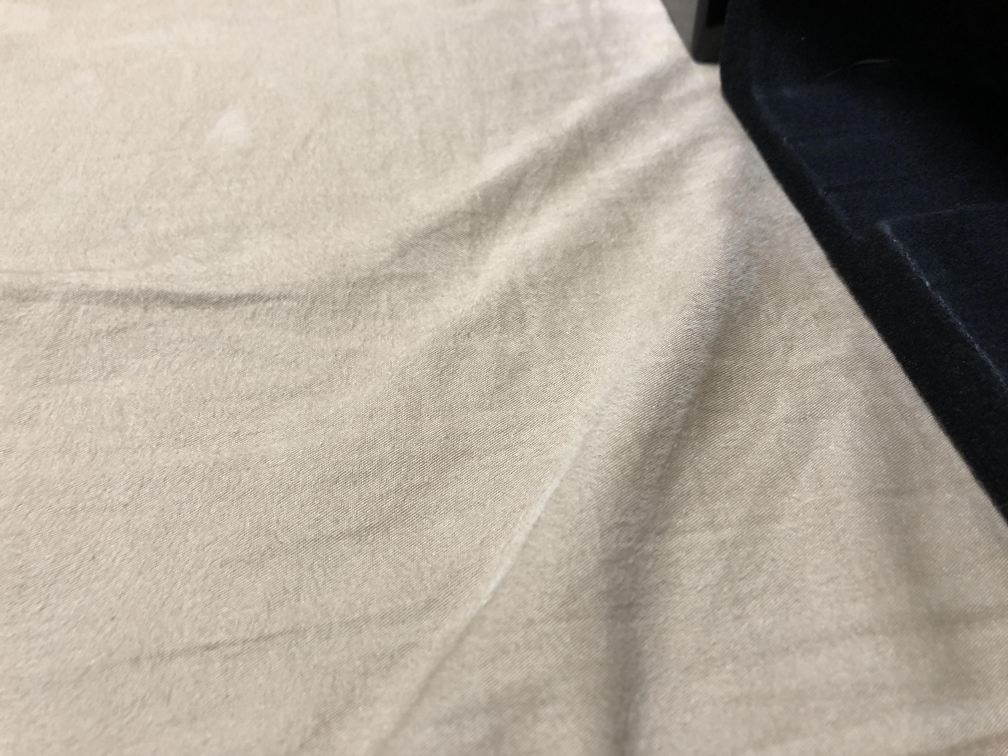
#> input picture Train/1_Left/IMG_0793.jpg, 4032 x 3024 px (shown at 1/4 size); its folder holds 4 pictures in this run
$ python camera_car_preprocess.py   (older library calls are emulated)
#> lines starting #> are read from the running program, lines starting #| are printed output that depends on the picture
#from picamera import PiCamera
from PIL import Image
import numpy as np
import glob
from sklearn import svm, metrics
from sklearn.model_selection import train_test_split
import pickle

ModelName = "model_20191102_9.pickle"#As you wish.

def main():
    Path = '/home/pi/ドキュメント/camera_car/Train/'
    Left_L = glob.glob(Path + '1_Left/*.jpg')
    Right_L = glob.glob(Path + '2_Right/*.jpg')
    Center_L = glob.glob(Path + '0_Center/*.jpg')
    Back_L = glob.glob(Path + '3_Back/*.jpg')
    X_L = Preprocess(Left_L)
    Y_L = np.ones(int(len(X_L)/784))
    X_R = Preprocess(Right_L)
    Y_R = np.full(int(len(X_R)/784),2)
    X_C = Preprocess(Center_L)
    Y_C = np.zeros(int(len(X_C)/784))
    X_B = Preprocess(Back_L)
    Y_B = np.full(int(len(X_B)/784),3)

    X = np.r_[X_L, X_R, X_C, X_B]#concatinate all preprocessed pics.全前処理写真結合
    X = X.reshape([int(len(X)/784),784])#make array.行列化
    y = np.r_[Y_L, Y_R, Y_C, Y_B]#teacher data addition.教師データ付加
    print(X.shape)
    print(y.shape)
    X_train, X_test, y_train, y_test = train_test_split(X, y, test_size=0.1, random_state=42)

    clf = svm.SVC(kernel='linear')
    clf.fit(X_train, y_train)
    pre = clf.predict(X_test)
    ac_score = metrics.accuracy_score(y_test, pre)
    print(ac_score)#print score.精度表示

    with open(ModelName, mode='wb') as fp:
        pickle.dump(clf, fp)#save model.モデル出力


def Preprocess(files):
    size = [28,28]
    array = np.empty([size[0]*size[1],0],int)
    print(array.shape)
    print(files)
    for i, file in enumerate(files):
        img = Image.open(file).convert('L')
        img = img.resize(size, Image.ANTIALIAS)
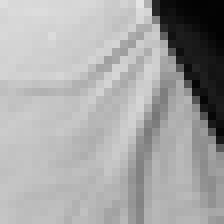
#> img: PIL image 28x28 L (shown 8 times larger); min 2, max 228, mean 165.9
        print(img.format, img.size, img.mode,img.getextrema())
#| None (28, 28) L (2, 228)
        img_arr = np.asarray(img)
        print("OD"+str(img_arr.ravel().shape))
#| OD(784,)
        array = np.append(array,img_arr.ravel())
#> array = 784 values, max 228 at index 17, min 2 at index 139, mean 165.9
        print(array.shape)
#| (784,)
#> pass 2 of the loop in Preprocess, `for i, file in enumerate(files):`:
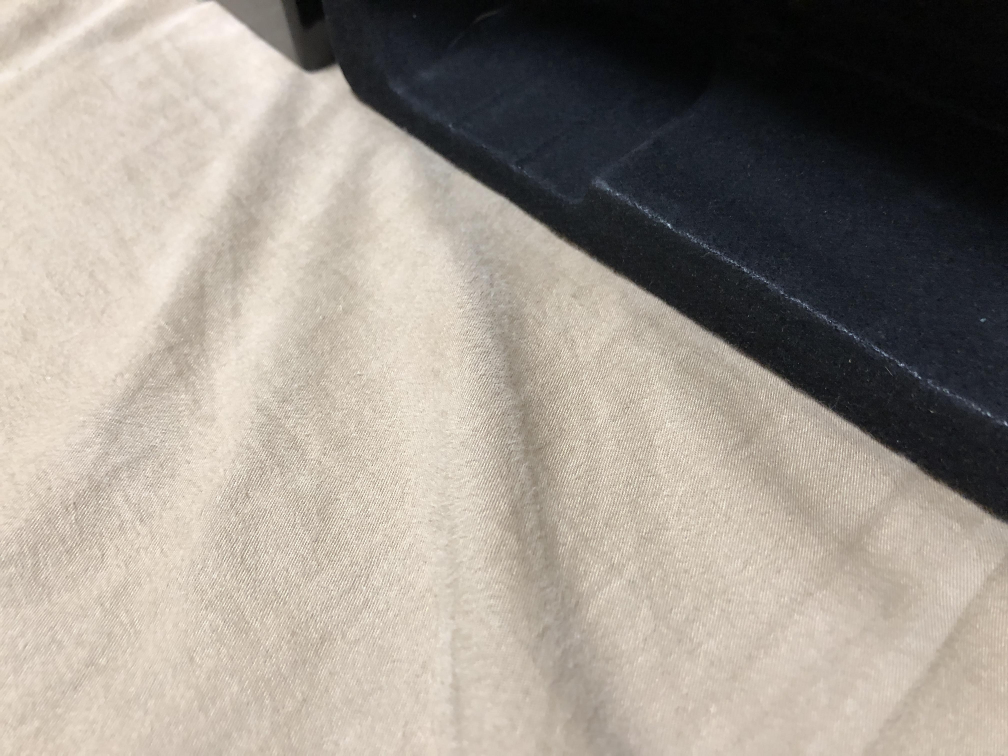
#> input picture Train/1_Left/IMG_0794.jpg, 4032 x 3024 px (shown at 1/4 size)
#> in Preprocess, `img = img.resize(size, Image.ANTIALIAS)`:
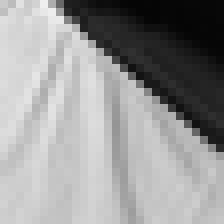
#> img: PIL image 28x28 L (shown 8 times larger); min 5, max 238, mean 150.8
#| None (28, 28) L (5, 238)
#| OD(784,)
#> array = 1568 values, max 238 at index 789, min 2 at index 139, mean 158.3
#| (1568,)
#> pass 3 of the loop in Preprocess, `for i, file in enumerate(files):`:
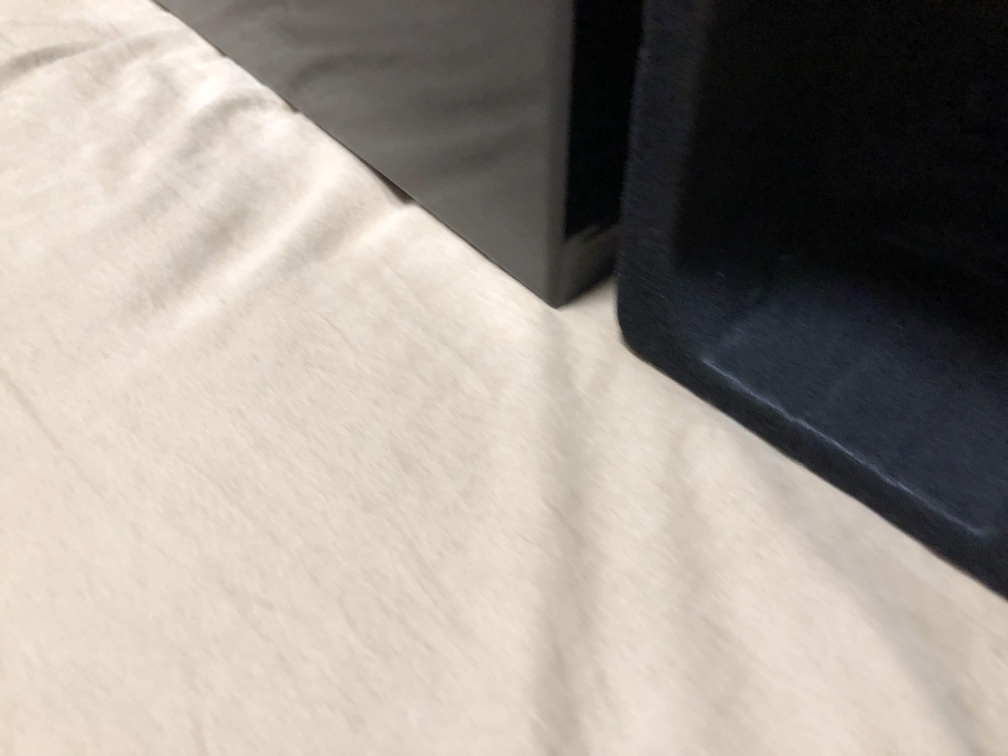
#> input picture Train/1_Left/IMG_0795.jpg, 4032 x 3024 px (shown at 1/4 size)
#> in Preprocess, `img = img.resize(size, Image.ANTIALIAS)`:
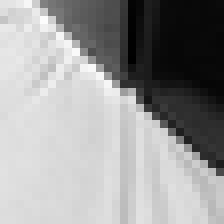
#> img: PIL image 28x28 L (shown 8 times larger); min 0, max 252, mean 154.1
#| None (28, 28) L (0, 252)
#| OD(784,)
#> array = 2352 values, max 252 at index 1629, min 0 at index 1780, mean 156.9
#| (2352,)
#> the loop made 4 passes; the first 3 are shown
    return array

if __name__ == '__main__':
    main()
#> in main, `X_L = Preprocess(Left_L)`: X_L = 3136 values, max 252 at index 1629, min 0 at index 1780, mean 158.1
#> in main, `Y_L = np.ones(int(len(X_L)/784))`: Y_L = [1, 1, 1, 1]
#> (the run stopped early here; a loop or call above may not have finished)
